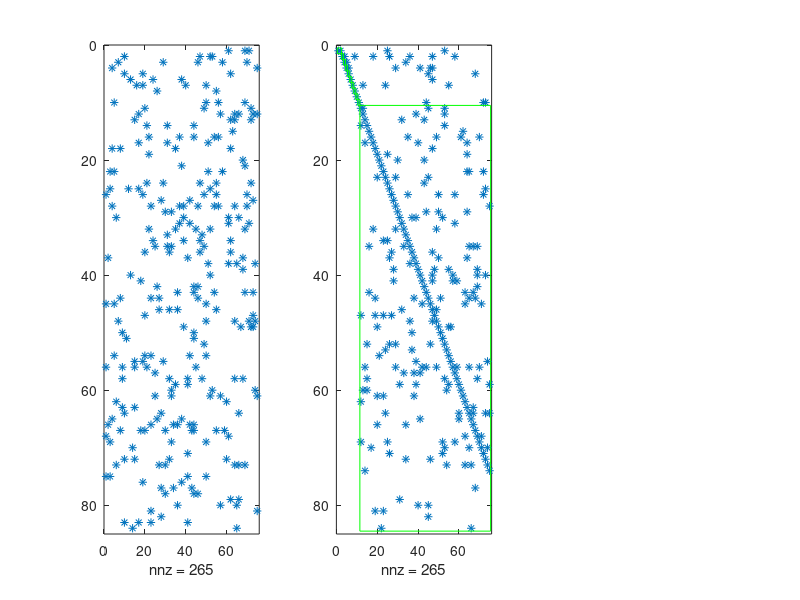

Write the MATLAB code that produced this figure. (Note: this script raises an error after producing the figure.)
%TD test script for BTF
% Example:
%   td
% See also trav.

% Copyright 2006, Timothy A. Davis, University of Florida

randn ('state', 0) ;
rand ('state', 0) ;
figure (1)
clf

for trials = 1:1000
    m = fix (100 * rand (1)) ;
    n = fix (100 * rand (1)) ;
    d = 0.1 * rand (1) ;
    A = sprandn (m,n,d) ;

    subplot (1,3,1) ;
    spy (A) ;

    pp = dmperm (A) ;

    sprnk = sum (pp > 0) ;

    % finish pp

    if (all (pp) ~= 0)
	% spy (A (pp,:))
    else
	% spy (0)
    end

    fprintf ('sprnk: %d  m %d n %d\n', sprnk, m, n) ;

    [p,q,r,s] = dmperm (A) ;
    C = A (p,q) ;

    subplot (1,3,2) ;
    hold off
    spy (C)
    hold on

    nk = length (r) - 1 ;

    for k = 1:nk
	r1 = r(k) ;
	r2 = r(k+1) ;
	c1 = s(k)  ;
	c2 = s(k+1) ;
	plot ([c1 c2 c2 c1 c1]-.5, [r1 r1 r2 r2 r1]-.5, 'g') ;
    end

    [p2,q2,cp,rp] = dp (A,A') ;

    if (any (sort (p2) ~= 1:m))
	error ('p2!') ;
    end

    if (any (sort (q2) ~= 1:n))
	error ('q2!') ;
    end

    if (cp (5) ~= n+1)
	error ('cp!') ;
    end

    if (rp (5) ~= m+1)
	error ('rp!') ;
    end

    C = A (p2,q2) ;

    subplot (1,3,3) ;
    hold off
    spy (C) ;
    hold on

    r1 = rp(1) ;
    r2 = rp(2) ;
    c1 = cp(1)  ;
    c2 = cp(2) ;
    fprintf ('k %d rows %d to %d cols %d to %d\n', k, r1, r2, c1, c2) ;
    plot ([c1 c2 c2 c1 c1]-.5, [r1 r1 r2 r2 r1]-.5, 'g') ;

    r1 = rp(1) ;
    r2 = rp(2) ;
    c1 = cp(2) ;
    c2 = cp(3) ;
    fprintf ('k %d rows %d to %d cols %d to %d\n', k, r1, r2, c1, c2) ;
    plot ([c1 c2 c2 c1 c1]-.5, [r1 r1 r2 r2 r1]-.5, 'g') ;

    B = C (r1:r2-1, c1:c2-1) ;
    if (nnz (diag (B)) ~= size (B,1))
	error ('C1 diag!') ;
    end

    r1 = rp(2) ;
    r2 = rp(3) ;
    c1 = cp(3) ;
    c2 = cp(4) ;
    fprintf ('k %d rows %d to %d cols %d to %d\n', k, r1, r2, c1, c2) ;
    plot ([c1 c2 c2 c1 c1]-.5, [r1 r1 r2 r2 r1]-.5, 'g') ;

    B = C (r1:r2-1, c1:c2-1) ;
    if (nnz (diag (B)) ~= size (B,1))
	error ('C2 diag!') ;
    end

    r1 = rp(3) ;
    r2 = rp(4) ;
    c1 = cp(4) ;
    c2 = cp(5) ;
    fprintf ('k %d rows %d to %d cols %d to %d\n', k, r1, r2, c1, c2) ;
    plot ([c1 c2 c2 c1 c1]-.5, [r1 r1 r2 r2 r1]-.5, 'g') ;

    B = C (r1:r2-1, c1:c2-1) ;
    if (nnz (diag (B)) ~= size (B,1))
	error ('C3 diag!') ;
    end

    r1 = rp(4) ;
    r2 = rp(5) ;
    c1 = cp(4) ;
    c2 = cp(5) ;
    fprintf ('k %d rows %d to %d cols %d to %d\n', k, r1, r2, c1, c2) ;
    plot ([c1 c2 c2 c1 c1]-.5, [r1 r1 r2 r2 r1]-.5, 'g') ;

    drawnow
    % pause

end
